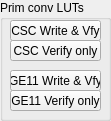
       <widget class="QGroupBox" name="groupBox_3">
        <property name="geometry">
         <rect>
          <x>950</x>
          <y>80</y>
          <width>111</width>
          <height>121</height>
         </rect>
        </property>
        <property name="title">
         <string>Prim conv LUTs</string>
        </property>
        <widget class="QPushButton" name="prim_conv_lut_write_pb">
         <property name="geometry">
          <rect>
           <x>10</x>
           <y>20</y>
           <width>91</width>
           <height>21</height>
          </rect>
         </property>
         <property name="text">
          <string>CSC Write &amp;&amp; Vfy</string>
         </property>
        </widget>
        <widget class="QPushButton" name="prim_conv_lut_verify_pb">
         <property name="geometry">
          <rect>
           <x>10</x>
           <y>40</y>
           <width>91</width>
           <height>21</height>
          </rect>
         </property>
         <property name="text">
          <string>CSC Verify only</string>
         </property>
        </widget>
        <widget class="QPushButton" name="prim_ge11_lut_write_pb">
         <property name="geometry">
          <rect>
           <x>10</x>
           <y>70</y>
           <width>91</width>
           <height>21</height>
          </rect>
         </property>
         <property name="text">
          <string>GE11 Write &amp;&amp; Vfy</string>
         </property>
        </widget>
        <widget class="QPushButton" name="prim_ge11_lut_verify_pb">
         <property name="geometry">
          <rect>
           <x>10</x>
           <y>90</y>
           <width>91</width>
           <height>21</height>
          </rect>
         </property>
         <property name="text">
          <string>GE11 Verify only</string>
         </property>
        </widget>
       </widget>
